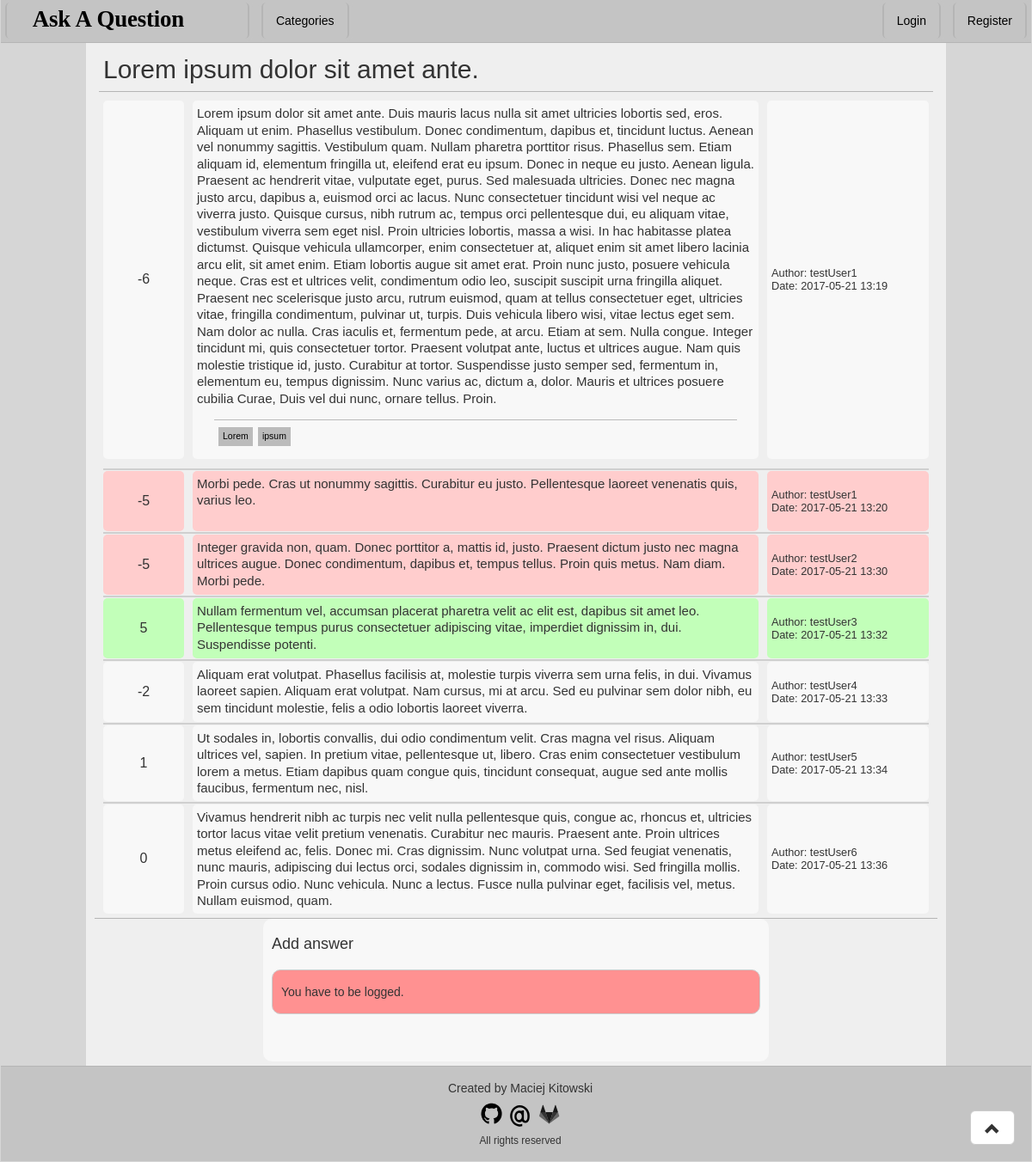
Screenshot of /question/81 with the database file from the repository.
### Question/models.py (models this page shows, shortened)
class Question(models.Model):
    author = models.ForeignKey(User)
    title = models.CharField('Title', max_length = 255)
    askDate = models.DateTimeField('Ask Date', auto_now_add=True)
    content = models.TextField('Content')
    categories = models.ManyToManyField(Category, verbose_name = 'Categories', blank = True)
    answers = models.ManyToManyField(Answer, verbose_name = 'Answers', blank = True)
    views = models.ManyToManyField(View, verbose_name = 'Views', blank = True)
    votes  = models.ManyToManyField(Vote, verbose_name = 'Votes', blank = True)
    def getRating(self):
        if self.votes.all().aggregate(Sum('vote')).get('vote__sum', 0) is None:
            return 0
        else:
            return self.votes.all().aggregate(Sum('vote')).get('vote__sum', 0)
    def getViews(self):
        return self.views.all().count()
    getRating.short_description = 'Votes'
    getViews.short_description = 'Views'
    class Meta:
        verbose_name = 'Question'
        verbose_name_plural = 'Questions'

class Category(models.Model):
    name = models.SlugField('Name')
    class Meta:
        verbose_name = 'Category'
        verbose_name_plural = 'Categories'
    def __unicode__(self):
        return self.name
    def countReferences(obj):
        return Question.objects.filter(categories__in=[obj]).count()
    countReferences.short_description = 'References'

class Answer(models.Model):
    author = models.ForeignKey(User)
    answerDate = models.DateTimeField('Answer Date', auto_now_add=True)
    content = models.TextField('Content')
    votes = models.ManyToManyField(Vote, verbose_name = 'Votes', blank = True)
    def getRating(self):
        if self.votes.all().aggregate(Sum('vote')).get('vote__sum', 0) is None:
            return 0
        else:
            return self.votes.all().aggregate(Sum('vote')).get('vote__sum', 0)
    getRating.short_description = 'Votes'
    class Meta:
        verbose_name = 'Answer'
        verbose_name_plural = 'Answers'

### Question/views.py (the view, shortened to what this page needs)
# urls.py: url(r'^question/(?P<pk>[\d]+)', views.QuestionView.as_view(), name='question'),
class QuestionView(generic.DetailView):
    template_name = 'question.html'
    model = models.Question
    def getIP(self):
        x_forwarded_for = self.request.META.get('HTTP_X_FORWARDED_FOR')
        if x_forwarded_for:
            ip = x_forwarded_for.split(',')[-1].strip()
        else:
            ip = self.request.META.get('REMOTE_ADDR')
        return ip
    def get_context_data(self, **kwargs):
        agent = self.request.META.get('HTTP_USER_AGENT')
        if self.request.user.is_authenticated():
            view = models.View.objects.create(user = self.request.user, useragent = agent, ip = self.getIP() )
        else:
            view = models.View.objects.create(useragent = agent, ip = self.getIP() )
        models.Question.objects.get(pk=self.kwargs['pk']).views.add(view)
        context = super(QuestionView, self).get_context_data(**kwargs)
        return context

### Question/templates/question.html (shortened to what this page needs)
{% extends 'base.html' %}
{% load staticfiles %}
{% block CSS %}
    <link rel="stylesheet" href="{% static 'css/question.css' %}">
{% endblock %}
{% block content %}
    <div id="question">
        <div id="title">
            {{ question.title }}
        </div>
        <table>
            <tr>
                <td class="votes">
                    {{ question.getRating }}
                </td>
                <td class="content">
                    {{ question.content }}
                    <div id="questionCategories">
                        {% for cat in question.categories.all %}
                            <a href = "/category/{{ cat }}/1" class = "category">{{ cat }}</a>
                        {% endfor %}
                    </div>
                </td>
                <td class="details">
                    <div class="author"> Author: {{ question.author }} </div>
                    <div class="date"> Date: {{ question.askDate|date:'Y-m-d H:i' }} </div>
                </td>
            </tr>
        </table>
    </div>
    <div id="answers">
        {% for ans in question.answers.all %}
            <table>
                {% if ans.getRating <= -5 %}
                <tr class="lowVote">
                {% endif %}
                <tr>
                    {% if ans.getRating <= -5 %}
                        <td class="votes lowVote">
                    {% elif ans.getRating >= 5 %}
                        <td class="votes highVote">
                    {% else %}
                        <td class="votes">
                    {% endif %}
                        {{ ans.getRating }}<br/>
                    </td>
                    {% if ans.getRating <= -5 %}
                        <td class="content lowVote">
                    {% elif ans.getRating >= 5 %}
                        <td class="content highVote">
                    {% else %}
                        <td class="content">
                    {% endif %}
                        {{ ans.content }}
                    </td>
                    {% if ans.getRating <= -5 %}
                        <td class="details lowVote">
                    {% elif ans.getRating >= 5 %}
                        <td class="details highVote">
                    {% else %}
                        <td class="details">
                    {% endif %}
                        <div class="author"> Author: {{ ans.author }} </div>
                        <div class="date"> Date: {{ ans.answerDate|date:'Y-m-d H:i' }} </div>
                    </td>
                </tr>
                <hr/>
            </table>
        {% endfor %}
    </div>
    <div id="answerForm">
        <h4>Add answer</h4>
        {% if user.is_authenticated %}
            <form method="post" action="">
                {% csrf_token %}
                <div class="input-group">
                    <div class="input-group-addon"><i class="glyphicon glyphicon-pencil"></i></div>
                    <textarea class="form-control" rows="2" name="answer"></textarea>
                </div>
                <div class="SubmitButton">
                    <button type="submit" class="btn btn-primary" value="send">Send</button>
                </div>
            </form>
        {% else %}
            <div class="Error"> You have to be logged.</div>
        {% endif %}
    </div>
{% endblock %}

### static/css/base.css (style rules this page uses)
body { font-family: Verdana, Geneva, Tahoma, sans-serif; background-color: #D6D6D6; }
#mainContent table { width: 100%; }
#mainContent tr { border-bottom: 1px solid #B5B5B5; background-color: #EFEFEF; }
#mainContent td { text-align: center; height: 70px; }

### static/css/question.css (style rules this page uses)
#question { padding-bottom: 5px; }
#title { font-size: 30px; border-bottom: 1px solid #B5B5B5; margin: 15px 5px 10px 5px; padding: 0px 5px 10px 5px; line-height: 100%; font-family: Arial, Helvetica, sans-serif; }
#mainContent table { border-collapse: separate; border-spacing: 10px 0px; }
#mainContent hr { border: 1px solid #CFCFCF; margin: 1px 10px 1px 10px; }
#mainContent td { text-align: left; border-radius: 5px; }
#mainContent td.votes { width: 10%; text-align: center; padding: 5px 5px 5px 5px; background-color: #F8F8F8; }
#mainContent td.content { width: 70%; font-size: 15px; line-height: 130%; padding: 5px 5px 5px 5px; background-color: #F8F8F8; vertical-align: top; }
#questionCategories { border-top: 1px solid #BBBBBB; margin: 15px 20px 5px 20px; padding: 5px 5px 5px 5px; }
#questionCategories a.category { display:inline-block; margin-top: 3px; margin-right: 2px; padding: 1px 5px 1px 5px; background-color: #BBBBBB; text-decoration: none; color: black; font-size: 70%; }
#mainContent td.details { font-size: 80%; width: 20%; padding: 5px 5px 5px 5px; background-color: #F8F8F8; }
#answers { border-bottom: 1px solid #B5B5B5; padding-top: 5px; padding-bottom: 5px; }
#answers td.lowVote { background-color: #FFCDCD; }
#answers td.highVote { background-color: #C2FFB9; }
#answerForm { margin: 0px 20% 0px 20%; padding: 10px 10px 35px 10px; background-color: #F8F8F8; border-radius: 10px; }
.Error { padding: 0 10px 0 10px; margin: 20px auto 20px auto; line-height: 50px; background-color: #ff9191; border-radius: 10px; border: 1px solid #CBCBCB; }

### rows the page displays
Question: title "Lorem ipsum dolor sit amet ante.", getRating "-6", content "Lorem ipsum dolor sit amet ante. Duis mauris lacus nulla sit amet ultricies lobortis sed, eros. Aliquam ut enim. Phasellus vestibulum. Donec condimentum, dapibus et, tincidunt luctus. Aenean vel nonummy sagittis. Vestibulum quam. Nullam pharetra porttitor risus. Phasellus sem. Etiam aliquam id, elementum fringilla ut, eleifend erat eu ipsum. Donec in neque eu justo. Aenean ligula. Praesent ac hendrerit vitae, vulputate eget, purus. Sed malesuada ultricies. Donec nec magna justo arcu, dapibus a, euismod orci ac lacus. Nunc consectetuer tincidunt wisi vel neque ac viverra justo. Quisque cursus, nibh rutrum ac, tempus orci pellentesque dui, eu aliquam vitae, vestibulum viverra sem eget nisl.…", author "testUser1", askDate "2017-05-21 13:19"
Category: name "Lorem"
Category: name "ipsum"
Answer: getRating "-5", content "Morbi pede. Cras ut nonummy sagittis. Curabitur eu justo. Pellentesque laoreet venenatis quis, varius leo.", author "testUser1", answerDate "2017-05-21 13:20"
Answer: getRating "-5", content "Integer gravida non, quam. Donec porttitor a, mattis id, justo. Praesent dictum justo nec magna ultrices augue. Donec condimentum, dapibus et, tempus tellus. Proin quis metus. Nam diam. Morbi pede.", author "testUser2", answerDate "2017-05-21 13:30"
Answer: getRating "5", content "Nullam fermentum vel, accumsan placerat pharetra velit ac elit est, dapibus sit amet leo. Pellentesque tempus purus consectetuer adipiscing vitae, imperdiet dignissim in, dui. Suspendisse potenti.", author "testUser3", answerDate "2017-05-21 13:32"
Answer: getRating "-2", content "Aliquam erat volutpat. Phasellus facilisis at, molestie turpis viverra sem urna felis, in dui. Vivamus laoreet sapien. Aliquam erat volutpat. Nam cursus, mi at arcu. Sed eu pulvinar sem dolor nibh, eu sem tincidunt molestie, felis a odio lobortis laoreet viverra.", author "testUser4", answerDate "2017-05-21 13:33"
Answer: getRating "1", content "Ut sodales in, lobortis convallis, dui odio condimentum velit. Cras magna vel risus. Aliquam ultrices vel, sapien. In pretium vitae, pellentesque ut, libero. Cras enim consectetuer vestibulum lorem a metus. Etiam dapibus quam congue quis, tincidunt consequat, augue sed ante mollis faucibus, fermentum nec, nisl.", author "testUser5", answerDate "2017-05-21 13:34"
Answer: getRating "0", content "Vivamus hendrerit nibh ac turpis nec velit nulla pellentesque quis, congue ac, rhoncus et, ultricies tortor lacus vitae velit pretium venenatis. Curabitur nec mauris. Praesent ante. Proin ultrices metus eleifend ac, felis. Donec mi. Cras dignissim. Nunc volutpat urna. Sed feugiat venenatis, nunc mauris, adipiscing dui lectus orci, sodales dignissim in, commodo wisi. Sed fringilla mollis. Proin cursus odio. Nunc vehicula. Nunc a lectus. Fusce nulla pulvinar eget, facilisis vel, metus. Nullam euismod, quam.", author "testUser6", answerDate "2017-05-21 13:36"
